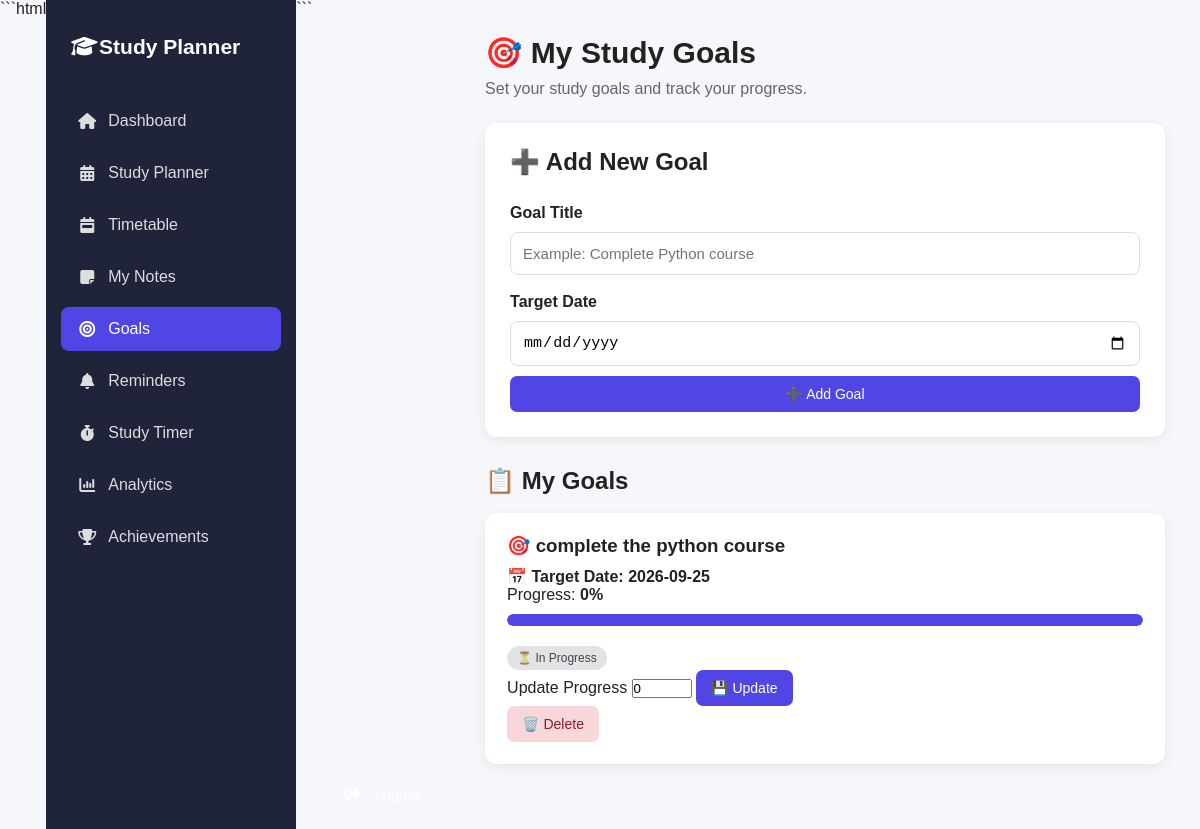
The page /goals (signed in) on the database its author committed.
### tables this page shows
CREATE TABLE goals (
            id INTEGER PRIMARY KEY AUTOINCREMENT,
            title TEXT NOT NULL,
            target_date TEXT NOT NULL,
            progress INTEGER DEFAULT 0,
            status TEXT DEFAULT 'Active'
        , user_id INTEGER);

### app.py (the view)
@app.route("/goals")
@login_required
def goals():
    connection = get_db()
    goals = connection.execute("""
        SELECT *
        FROM goals
        ORDER BY target_date
    """).fetchall()
    connection.close()
    return render_template(
        "goals.html",
        goals=goals
    )

### app.py (called while the page is built)
def login_required(view_function):
    @wraps(view_function)
    def wrapped_view(*args, **kwargs):
        if "user_id" not in session:
            return redirect(url_for("login"))
        return view_function(*args, **kwargs)
    return wrapped_view

def get_db():
    connection = sqlite3.connect(DATABASE)
    connection.row_factory = sqlite3.Row
    return connection

### templates/goals.html (shortened to what this page needs)
<!DOCTYPE html>
<html lang="en">
<head>
    <link rel="stylesheet"
          href="{{ url_for('static', filename='style.css') }}">
    <link rel="stylesheet" href="https://cdnjs.cloudflare.com/ajax/libs/font-awesome/6.5.2/css/all.min.css">
</head>
<body>
<div class="layout">
   {% include '_sidebar.html' %}
    <main class="main">
        <h1>🎯 My Study Goals</h1>
        <p>
            Set your study goals and track your progress.
        </p>
        <div class="form-card">
            <h2>➕ Add New Goal</h2>
            <form action="/add-goal" method="POST">
                <label>Goal Title</label>
                <input
                    type="text"
                    name="title"
                    placeholder="Example: Complete Python course"
                    required
                >
                <label>Target Date</label>
                <input
                    type="date"
                    name="target_date"
                    required
                >
                <button
                    type="submit"
                    class="primary-btn"
                >
                    ➕ Add Goal
                </button>
            </form>
        </div>
        <section class="section">
            <h2>📋 My Goals</h2>
            {% if goals %}
            <div class="notes-grid">
                {% for goal in goals %}
                <div class="note-card">
                    <h3>
                        🎯 {{ goal["title"] }}
                    </h3>
                    <p class="subject">
                        📅 Target Date:
                        {{ goal["target_date"] }}
                    </p>
                    <p>
                        Progress:
                        <strong>
                            {{ goal["progress"] }}%
                        </strong>
                    </p>
                    <div class="progress-container">
                       <div class="progress-bar"></div>
                    </div>
                    {% if goal["progress"] >= 100 %}
                    <p class="status completed">
                        🏆 Goal Completed
                    </p>
                    {% else %}
                    <p class="status pending">
                        ⏳ In Progress
                    </p>
                    {% endif %}
                    <form
                        action="/update-goal/{{ goal['id'] }}"
                        method="POST"
                    >
                        <label>
                            Update Progress
                        </label>
                        <input
                            type="number"
                            name="progress"
                            min="0"
                            max="100"
                            value="{{ goal['progress'] }}"
                            required
                        >
                        <button
                            type="submit"
                            class="primary-btn"
                        >
                            💾 Update
                        </button>
                    </form>
                    <div class="actions">
                        <a
                            href="/delete-goal/{{ goal['id'] }}"
                            class="delete-btn"
                            onclick="
                            return confirm(
                            'Delete this goal?'
                            )
                            "
                        >
                            🗑️ Delete
                        </a>
                    </div>
                </div>
                {% endfor %}
            </div>
            {% else %}
            <div class="empty-box">
                🎯 No goals added yet.
                <br><br>
                Add your first study goal above!
            </div>
            {% endif %}
        </section>
    </main>
</div>
</body>
</html>

### static/style.css (style rules this page uses)
* { box-sizing: border-box; margin: 0; padding: 0; }
body { font-family: Arial, sans-serif; background: #f5f7fb; color: #222; }
a { text-decoration: none; }
.layout { display: flex; min-height: 100vh; }
.main { flex: 1; padding: 35px; max-width: 1400px; }
.main h1 { margin-bottom: 10px; font-size: 30px; }
.main > p { color: #666; margin-bottom: 25px; }
.main h2 { margin-bottom: 18px; }
.card, .form-card, .stat-card, .task-card, .note-card, .goal-card, .timer-card, .achievement-card, .dashboard-list, .empty-box, .motivation { background: white; border-radius: 12px; box-shadow: 0 3px 12px rgba(0, 0, 0, 0.07); }
.section { margin: 30px 0; }
.section h2 { margin-bottom: 18px; }
.form-card { padding: 25px; margin-bottom: 30px; }
.form-card h2 { margin-bottom: 20px; }
.form-card form { display: flex; flex-direction: column; gap: 10px; }
.form-card label { margin-top: 8px; font-weight: bold; }
.form-card input, .form-card textarea, .form-card select { width: 100%; padding: 12px; border: 1px solid #ddd; border-radius: 8px; font-size: 15px; }
button, .primary-btn, .success-btn, .edit-btn, .delete-btn, .clear-btn { display: inline-block; padding: 10px 15px; border: none; border-radius: 7px; cursor: pointer; font-size: 14px; transition: 0.2s; }
.primary-btn { background: #4f46e5; color: white; }
.delete-btn { background: #f8d7da; color: #842029; }
.status { display: inline-block; padding: 5px 10px; border-radius: 20px; background: #fff3cd; color: #856404; font-size: 12px; }
.status.pending { background: #e2e3e5; color: #41464b; }
.notes-grid { display: grid; grid-template-columns: repeat( auto-fit, minmax(280px, 1fr) ); gap: 20px; }
.note-card { padding: 22px; }
.note-card .subject { margin-top: 10px; font-weight: bold; }
.progress-container { width: 100%; height: 12px; margin: 10px 0 20px; background: #eee; border-radius: 10px; overflow: hidden; }
.progress-bar { width: var(--progress); height: 100%; background: #4f46e5; border-radius: 10px; }

### rows shown on the page
goals: title "complete the python course", target_date "2026-09-25", progress "0", shows "⏳ In Progress"
